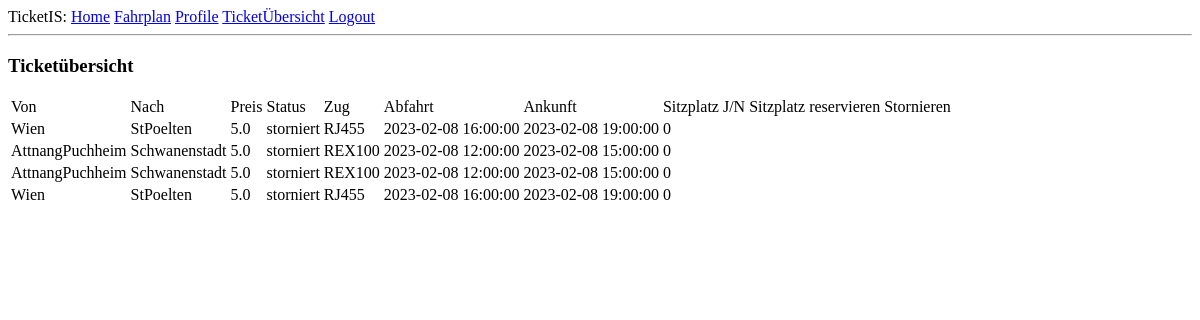
Before: /ticketsoverview (signed in) with the older database file.
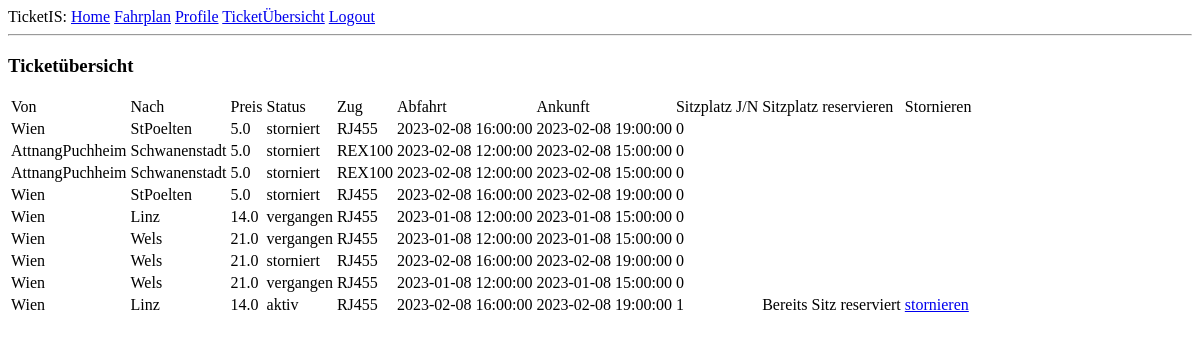
After: the same page with the newer database file.
### app/models.py (models this page shows, shortened)
class Ticket(db.Model):
    id = db.Column(db.Integer, primary_key=True)
    userid=db.Column(db.Integer, index=True)
    startStation = db.Column(db.String, index=True)
    endStation= db.Column(db.String, index=True)
    fahrtdurchführung = db.Column(db.Integer, db.ForeignKey('fahrtdurchführung.id'))
    preis = db.Column(db.Float)
    status= db.Column(db.String)
    sitzplatzreservierung=db.Column(db.Integer, default=0)

class Fahrtdurchführung(db.Model):
    id = db.Column(db.Integer, primary_key=True)
    startDatum = db.Column(db.DateTime, index=True, nullable=False)
    endDatum = db.Column(db.DateTime, index=True, nullable=False)
    fahrtstrecke = db.Column(db.Integer, db.ForeignKey('fahrtstrecke.id'), index=True)
    ticket = db.relationship('Ticket', backref='fahrtd', lazy='dynamic')
    richtung =db.Column(db.Integer)
    zugname=db.Column(db.String)
    sitzplaetzeFrei=db.Column(db.Integer)

### app/routes.py (the view)
@app.route("/ticketsoverview", methods=['GET', 'POST'])
@login_required
def overview():
    now = datetime.utcnow()
    alltickets = db.session.execute('SELECT ticket.sitzplatzreservierung AS ticket_sitzplatzreservierung, ticket.id AS ticket_id, ticket.userid AS ticket_userid, ticket."startStation" AS "ticket_startStation", ticket."endStation" AS "ticket_endStation", ticket."fahrtdurchführung" AS "ticket_fahrtdurchführung", ticket.preis AS ticket_preis, ticket.status AS ticket_status, "fahrtdurchführung".id AS "fahrtdurchführung_id","fahrtdurchführung"."zugname" AS "fahrtdurchführung_zugname", "fahrtdurchführung"."startDatum" AS "fahrtdurchführung_startDatum", "fahrtdurchführung"."endDatum" AS "fahrtdurchführung_endDatum", "fahrtdurchführung".fahrtstrecke AS "fahrtdurchführung_fahrtstrecke", "fahrtdurchführung".richtung AS "fahrtdurchführung_richtung" FROM ticket JOIN "fahrtdurchführung" ON ticket."fahrtdurchführung" = "fahrtdurchführung".id WHERE ticket.userid = ' + str(current_user.id))
    for t in alltickets:
        fdID=t.ticket_fahrtdurchführung
        allFDmitUser=db.session.query(Fahrtdurchführung).filter(Fahrtdurchführung.id==fdID)
        for fdmU in allFDmitUser:
            if fdmU.endDatum<now:
                ticket = Ticket.query.get(t.ticket_id)
                ticket.status='vergangen'
    db.session.commit()
    alltickets = db.session.execute('SELECT ticket.sitzplatzreservierung AS ticket_sitzplatzreservierung, ticket.id AS ticket_id, ticket.userid AS ticket_userid, ticket."startStation" AS "ticket_startStation", ticket."endStation" AS "ticket_endStation", ticket."fahrtdurchführung" AS "ticket_fahrtdurchführung", ticket.preis AS ticket_preis, ticket.status AS ticket_status, "fahrtdurchführung".id AS "fahrtdurchführung_id","fahrtdurchführung"."zugname" AS "fahrtdurchführung_zugname", "fahrtdurchführung"."startDatum" AS "fahrtdurchführung_startDatum", "fahrtdurchführung"."endDatum" AS "fahrtdurchführung_endDatum", "fahrtdurchführung".fahrtstrecke AS "fahrtdurchführung_fahrtstrecke", "fahrtdurchführung".richtung AS "fahrtdurchführung_richtung" FROM ticket JOIN "fahrtdurchführung" ON ticket."fahrtdurchführung" = "fahrtdurchführung".id WHERE ticket.userid = ' + str(current_user.id))
    form = BuyTicketForm()
    if request.method == 'GET':
        return render_template('ticketsoverview.html', user=user, now=now, form=form,tickets=alltickets)
    return render_template('ticketsoverview.html', user=user, now=now, form=form,tickets=alltickets)

### app/models.py (called while the page is built)
@login.user_loader
def load_user(id):
    return User.query.get(int(id))

### app/templates/ticketsoverview.html
{% extends "base.html" %}
{% block content %}
	<h3>Ticketübersicht<h3>
		<table>
			<tr class="row">
				<td>Von</td>
				<td>Nach</td>
				<td>Preis</td>
				<td>Status</td>
				<td>Zug</td>
				<td>Abfahrt</td>
				<td>Ankunft</td>
				<td>Sitzplatz J/N</td>
				<td>Sitzplatz reservieren</td>
				<td>Stornieren</td>
			</tr>
			{% for t in tickets %}
			<tr class="ticket">
				<td>{{t.ticket_startStation}}</td>
				<td>{{t.ticket_endStation}}</td>
				<td>{{t.ticket_preis}}</td>
				<td>{{t.ticket_status}}</td>
				<td>{{t.fahrtdurchführung_zugname}}</td>
				<td>{{t.fahrtdurchführung_startDatum}}</td>
				<td>{{t.fahrtdurchführung_endDatum}}</td>
				<td>{{t.ticket_sitzplatzreservierung}}</td>
				{% if ((t.ticket_status!='storniert') and (t.ticket_status!='vergangen')) %}
					{% if t.ticket_sitzplatzreservierung==0 %}
						<td><a href="{{'reserveSeat'}}/{{t.ticket_id}}"> Reservieren</a></td>
					{% else %}
						<td> Bereits Sitz reserviert</td>
					{% endif %}
				{% endif %}
				{% if ((t.ticket_status!='storniert') and (t.ticket_status!='vergangen')) %}
				<td><a href="{{'cancel_ticket'}}/{{t.ticket_id}}"> stornieren</a></td>
				{% endif %}
			</tr>
			{% endfor %}
		</table>
{% endblock %}

### app/templates/base.html (shortened to what this page needs)
<html>
    <head>
    </head>
    <body>
        <div>
			TicketIS:
				<a href="{{ url_for('index') }}">Home</a>
			{% if current_user.is_anonymous %}
                <a href="{{ url_for('bahnhofauswahl') }}">Fahrplan</a>
				<a href="{{ url_for('login') }}">Login</a>
			{% else %}
            {% if not current_user.admin %}
                    <a href="{{ url_for('bahnhofauswahl') }}">Fahrplan</a>
                    <a href="{{ url_for('user', username=current_user.username) }}">Profile</a>
                    <a href="{{ url_for('ticketsoverview') }}">TicketÜbersicht</a>
                    <a href="{{ url_for('logout') }}">Logout</a>
            {% endif %}
            {% endif %}
		</div>
        <hr>
        {% block content %}{% endblock %}
    </body>
</html>

Changed rows visible on the page:
added Ticket: ticket_startStation "Wien", ticket_endStation "Linz", ticket_preis "14.0", ticket_status "vergangen", fahrtdurchführung_zugname "RJ455", fahrtdurchführung_startDatum "2023-01-08 12:00:00", fahrtdurchführung_endDatum "2023-01-08 15:00:00", ticket_sitzplatzreservierung "0"
added Ticket: ticket_startStation "Wien", ticket_endStation "Wels", ticket_preis "21.0", ticket_status "vergangen", fahrtdurchführung_zugname "RJ455", fahrtdurchführung_startDatum "2023-01-08 12:00:00", fahrtdurchführung_endDatum "2023-01-08 15:00:00", ticket_sitzplatzreservierung "0"
added Ticket: ticket_startStation "Wien", ticket_endStation "Wels", ticket_preis "21.0", ticket_status "storniert", fahrtdurchführung_zugname "RJ455", fahrtdurchführung_startDatum "2023-02-08 16:00:00", fahrtdurchführung_endDatum "2023-02-08 19:00:00", ticket_sitzplatzreservierung "0"
added Ticket: ticket_startStation "Wien", ticket_endStation "Wels", ticket_preis "21.0", ticket_status "vergangen", fahrtdurchführung_zugname "RJ455", fahrtdurchführung_startDatum "2023-01-08 12:00:00", fahrtdurchführung_endDatum "2023-01-08 15:00:00", ticket_sitzplatzreservierung "0"
added Ticket: ticket_startStation "Wien", ticket_endStation "Linz", ticket_preis "14.0", ticket_status "aktiv", fahrtdurchführung_zugname "RJ455", fahrtdurchführung_startDatum "2023-02-08 16:00:00", fahrtdurchführung_endDatum "2023-02-08 19:00:00", ticket_sitzplatzreservierung "1", shows "Bereits Sitz reserviert"
